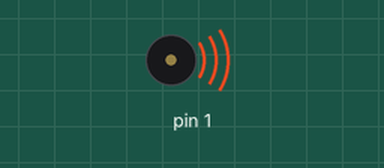
Simulated run of this sketch. Board: Arduino Uno, built with avr-gcc and run on an emulated ATmega328P. Parts: buzzer (waves = sounding).

Above: at 0.1 s.
At 4.1 s:
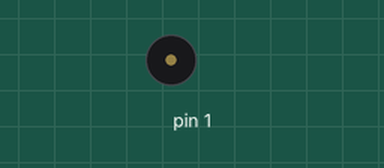
Timing chart, 0 to 5.6 s (numbered marks = the images above):
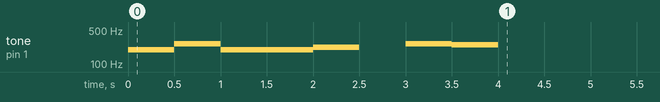

The sketch:

Tone.ino
```cpp
// some tones in hertz
#define NOTE_C4  262
#define NOTE_G3  196
#define NOTE_A3  220
#define NOTE_B3  247

// melody on pin 0:
int melody_pin0[] = {
   NOTE_C4, NOTE_G3,NOTE_G3, NOTE_A3, NOTE_G3,0, NOTE_B3, NOTE_C4};

// melody on pin 1:
int melody_pin1[] = {
   NOTE_G3, NOTE_C4,NOTE_G3, NOTE_G3, NOTE_A3,0, NOTE_C4, NOTE_B3};


void setup() {
  // iterate over the notes of the melody:
  for (int thisNote = 0; thisNote < sizeof(melody_pin0)/sizeof(int); thisNote++) {

    //the duration is not specified to make a non-blocking call.
    tone(0, melody_pin0[thisNote]);
    tone(1, melody_pin1[thisNote]);

    // small delay
    delay(500);

    // stop the tone playing:
    noTone(0);
    noTone(1);
  }
}

void loop() {
  // no need to repeat the melody.
}
```
